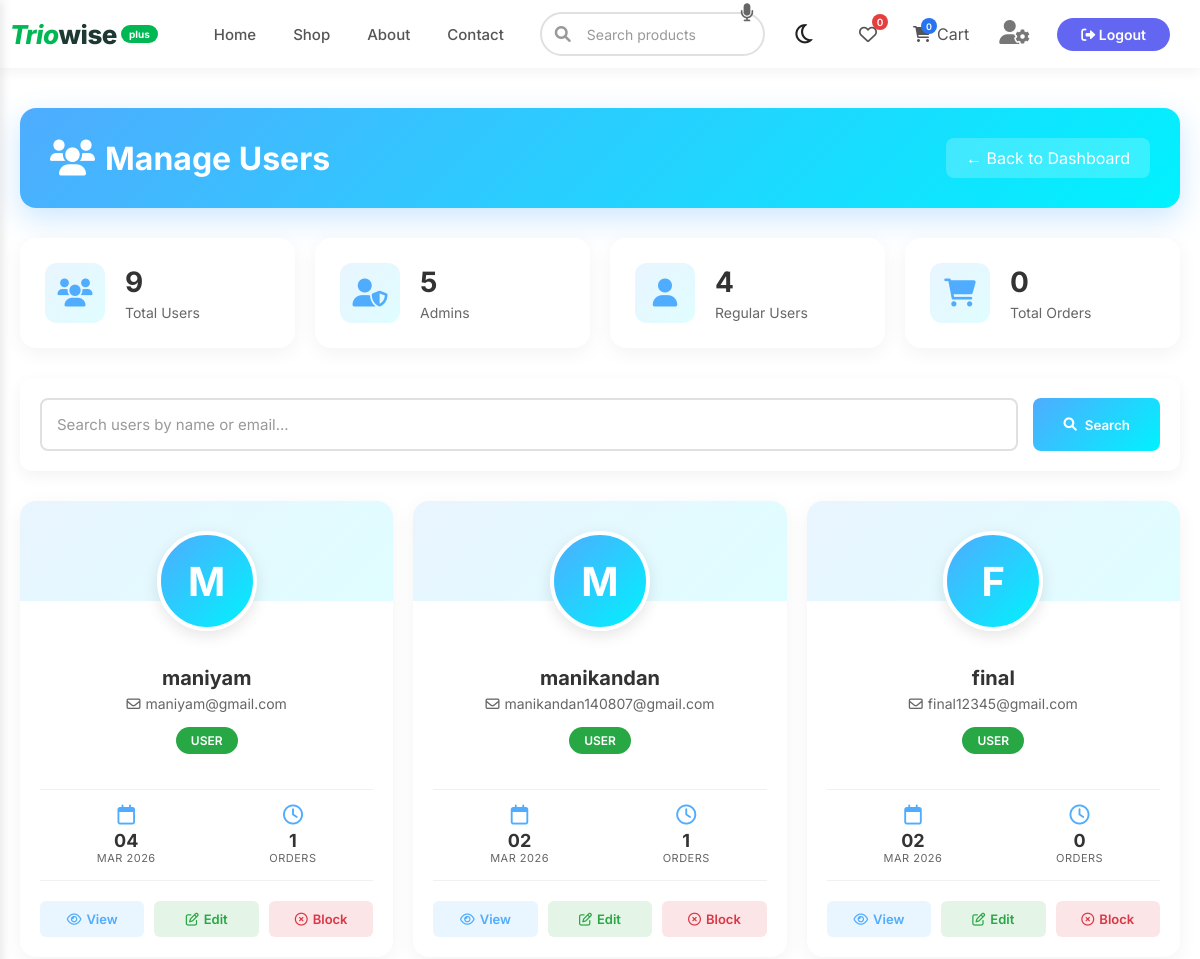
Before: /admin/users (signed in, upper part) with the older database file.
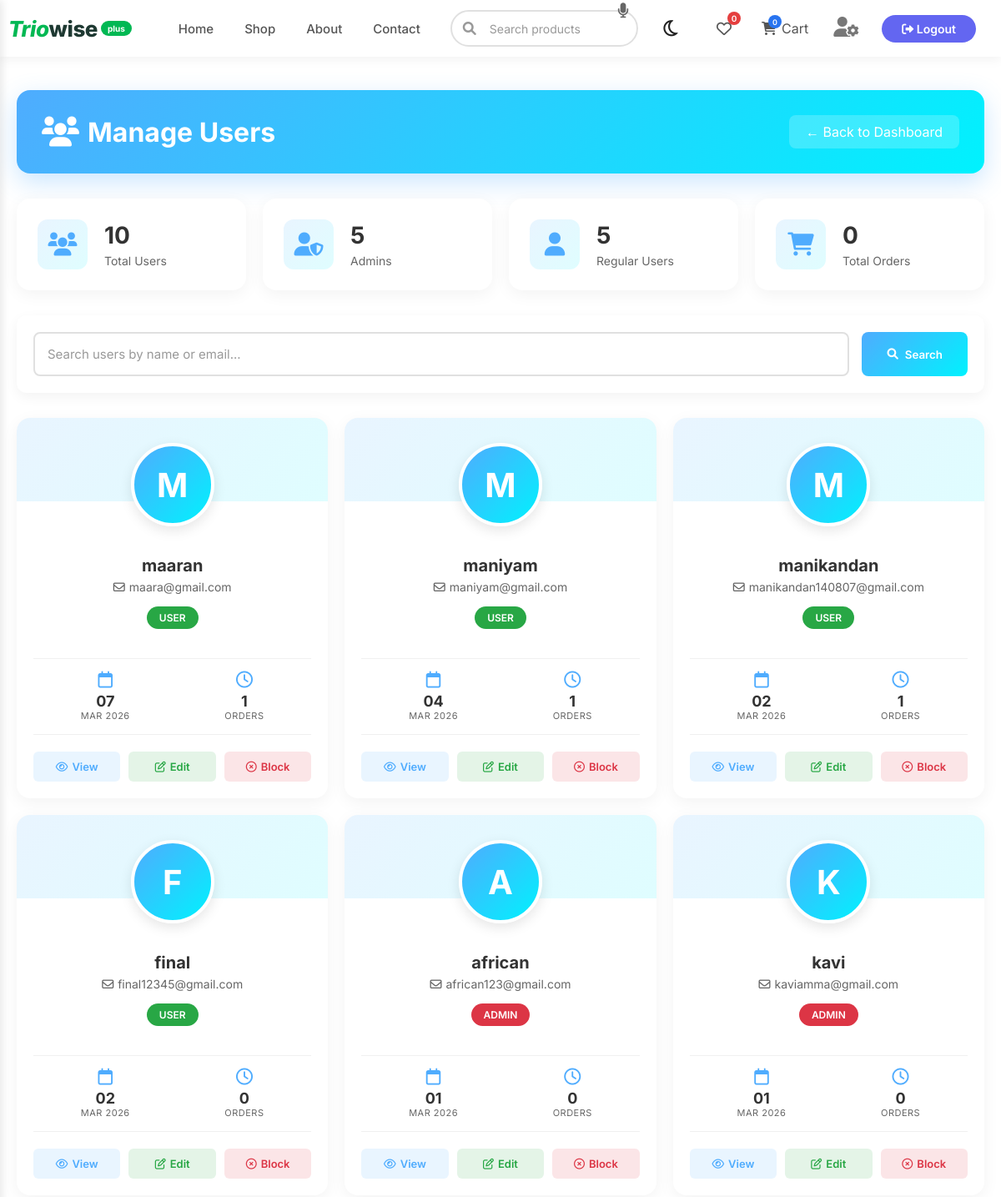
After: the same page with the newer database file.
### models.py (models this page shows, shortened)
class User(UserMixin, db.Model):
    id = db.Column(db.Integer, primary_key=True)
    name = db.Column(db.String(100), nullable=False)
    email = db.Column(db.String(120), unique=True, nullable=False)
    password_hash = db.Column(db.String(200), nullable=False)
    role = db.Column(db.String(20), nullable=False, default='user')
    created_at = db.Column(db.DateTime, default=datetime.utcnow)
    orders = db.relationship('Order', backref='customer', lazy=True)

### app.py (the view)
@app.route('/admin/users')
@login_required
@admin_required
def admin_users():
    users = User.query.order_by(User.created_at.desc()).all()
    return render_template('admin/users.html', users=users)

### app.py (called while the page is built)
@login_manager.user_loader
def load_user(user_id):
    return User.query.get(int(user_id))

@app.context_processor
def inject_now():
    from datetime import datetime
    return {'now': datetime.now()}

def admin_required(f):
    @wraps(f)
    def decorated_function(*args, **kwargs):
        if not current_user.is_authenticated or current_user.role != 'admin':
            flash('You need admin privileges to access this page.', 'danger')
            return redirect(url_for('home'))
        return f(*args, **kwargs)
    return decorated_function

@app.context_processor
def inject_now():
    from datetime import datetime
    return {'now': datetime.now()}

### templates/admin/users.html (shortened to what this page needs)
{% extends "base.html" %}
{% block content %}
<div class="users-page">
    <div class="users-header">
        <h1>
            <i class="fa-solid fa-users"></i>
            Manage Users
        </h1>
        <a href="{{ url_for('admin_dashboard') }}" class="btn-back">← Back to Dashboard</a>
    </div>
    <div class="user-stats">
        <div class="user-stat-card">
            <div class="user-stat-icon">
                <i class="fa-solid fa-users"></i>
            </div>
            <div class="user-stat-info">
                <h3>{{ users|length }}</h3>
                <p>Total Users</p>
            </div>
        </div>
        <div class="user-stat-card">
            <div class="user-stat-icon">
                <i class="fa-solid fa-user-shield"></i>
            </div>
            <div class="user-stat-info">
                <h3>{{ users|selectattr('role', 'equalto', 'admin')|list|length }}</h3>
                <p>Admins</p>
            </div>
        </div>
        <div class="user-stat-card">
            <div class="user-stat-icon">
                <i class="fa-solid fa-user"></i>
            </div>
            <div class="user-stat-info">
                <h3>{{ users|selectattr('role', 'equalto', 'user')|list|length }}</h3>
                <p>Regular Users</p>
            </div>
        </div>
        <div class="user-stat-card">
            <div class="user-stat-icon">
                <i class="fa-solid fa-cart-shopping"></i>
            </div>
            <div class="user-stat-info">
                <h3>{{ orders_count|default(0) }}</h3>
                <p>Total Orders</p>
            </div>
        </div>
    </div>
    <div class="user-search">
        <input type="text" id="userSearch" placeholder="Search users by name or email...">
        <button onclick="searchUsers()">
            <i class="fa-solid fa-search"></i> Search
        </button>
    </div>
    <div class="users-grid" id="usersGrid">
        {% for user in users %}
        <div class="user-card" data-name="{{ user.name.lower() }}" data-email="{{ user.email.lower() }}">
            <div class="user-avatar">
                {{ user.name[0]|upper }}
            </div>
            <div class="user-info">
                <h3>{{ user.name }}</h3>
                <p class="user-email">
                    <i class="fa-regular fa-envelope"></i> {{ user.email }}
                </p>
                <span class="user-badge {{ user.role }}">{{ user.role|upper }}</span>
                <div class="user-meta">
                    <div class="meta-item">
                        <i class="fa-regular fa-calendar"></i>
                        <div class="count">{{ user.created_at.strftime('%d') if user.created_at else 'N/A' }}</div>
                        <div class="label">{{ user.created_at.strftime('%b %Y') if user.created_at else 'N/A' }}</div>
                    </div>
                    <div class="meta-item">
                        <i class="fa-regular fa-clock"></i>
                        <div class="count">{{ user.orders|length }}</div>
                        <div class="label">Orders</div>
                    </div>
                </div>
                <div class="user-actions">
                    <button class="user-action-btn view" onclick="viewUser({{ user.id }})">
                        <i class="fa-regular fa-eye"></i> View
                    </button>
                    <button class="user-action-btn edit" onclick="editUser({{ user.id }})">
                        <i class="fa-regular fa-pen-to-square"></i> Edit
                    </button>
                    {% if user.role != 'admin' or current_user.id != user.id %}
                    <button class="user-action-btn block" onclick="toggleUserStatus({{ user.id }})">
                        <i class="fa-regular fa-circle-xmark"></i> Block
                    </button>
                    {% endif %}
                </div>
            </div>
        </div>
        {% endfor %}
    </div>
</div>
{% endblock %}

Changed rows visible on the page:
added User: name "M", name "maaran", email "maara@gmail.com", role "USER", created_at "07", created_at "MAR 2026", orders|length "1"
now on this page (row unchanged): User: name "A", name "african", email "african123@gmail.com", role "ADMIN", created_at "01", created_at "MAR 2026", orders|length "0"
now on this page (row unchanged): User: name "K", name "kavi", email "kaviamma@gmail.com", role "ADMIN", created_at "01", created_at "MAR 2026", orders|length "0"
Other visible differences:
{{ users|length }}: "9" → "10"
{{ users|selectattr('role', 'equalto', 'user')|list|length }}: "4" → "5"
